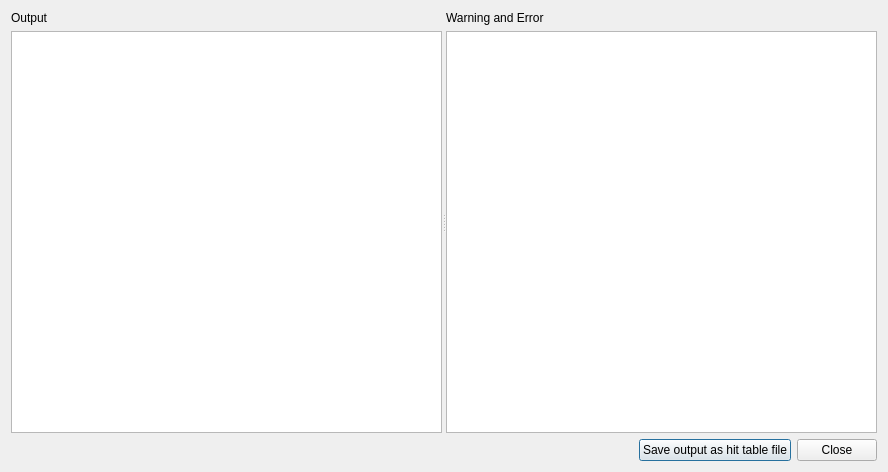
<?xml version="1.0" encoding="UTF-8"?>
<ui version="4.0">
 <class>BlastResultDialog</class>
 <widget class="QDialog" name="BlastResultDialog">
  <property name="windowModality">
   <enum>Qt::WindowModal</enum>
  </property>
  <property name="geometry">
   <rect>
    <x>0</x>
    <y>0</y>
    <width>888</width>
    <height>472</height>
   </rect>
  </property>
  <property name="windowTitle">
   <string>Blast Result and Error Message</string>
  </property>
  <layout class="QGridLayout" name="gridLayout_3">
   <item row="0" column="0" colspan="3">
    <widget class="QSplitter" name="splitter">
     <property name="orientation">
      <enum>Qt::Horizontal</enum>
     </property>
     <widget class="QWidget" name="layoutWidget">
      <layout class="QGridLayout" name="gridLayout">
       <item row="0" column="0">
        <widget class="QLabel" name="label">
         <property name="text">
          <string>Output</string>
         </property>
        </widget>
       </item>
       <item row="1" column="0">
        <widget class="QPlainTextEdit" name="plainTextEdit_stdout">
         <property name="lineWrapMode">
          <enum>QPlainTextEdit::NoWrap</enum>
         </property>
        </widget>
       </item>
      </layout>
     </widget>
     <widget class="QWidget" name="layoutWidget">
      <layout class="QGridLayout" name="gridLayout_2">
       <item row="0" column="0">
        <widget class="QLabel" name="label_2">
         <property name="text">
          <string>Warning and Error</string>
         </property>
        </widget>
       </item>
       <item row="1" column="0">
        <widget class="QPlainTextEdit" name="plainTextEdit_stderr">
         <property name="enabled">
          <bool>true</bool>
         </property>
         <property name="readOnly">
          <bool>true</bool>
         </property>
        </widget>
       </item>
      </layout>
     </widget>
    </widget>
   </item>
   <item row="1" column="0">
    <spacer name="horizontalSpacer">
     <property name="orientation">
      <enum>Qt::Horizontal</enum>
     </property>
     <property name="sizeHint" stdset="0">
      <size>
       <width>556</width>
       <height>20</height>
      </size>
     </property>
    </spacer>
   </item>
   <item row="1" column="1">
    <widget class="QPushButton" name="pushButton">
     <property name="text">
      <string>Save output as hit table file</string>
     </property>
    </widget>
   </item>
   <item row="1" column="2">
    <widget class="QDialogButtonBox" name="buttonBox">
     <property name="sizePolicy">
      <sizepolicy hsizetype="Fixed" vsizetype="Fixed">
       <horstretch>0</horstretch>
       <verstretch>0</verstretch>
      </sizepolicy>
     </property>
     <property name="orientation">
      <enum>Qt::Horizontal</enum>
     </property>
     <property name="standardButtons">
      <set>QDialogButtonBox::Close</set>
     </property>
    </widget>
   </item>
  </layout>
 </widget>
 <resources/>
 <connections>
  <connection>
   <sender>buttonBox</sender>
   <signal>accepted()</signal>
   <receiver>BlastResultDialog</receiver>
   <slot>accept()</slot>
   <hints>
    <hint type="sourcelabel">
     <x>248</x>
     <y>254</y>
    </hint>
    <hint type="destinationlabel">
     <x>157</x>
     <y>274</y>
    </hint>
   </hints>
  </connection>
  <connection>
   <sender>buttonBox</sender>
   <signal>rejected()</signal>
   <receiver>BlastResultDialog</receiver>
   <slot>reject()</slot>
   <hints>
    <hint type="sourcelabel">
     <x>316</x>
     <y>260</y>
    </hint>
    <hint type="destinationlabel">
     <x>286</x>
     <y>274</y>
    </hint>
   </hints>
  </connection>
 </connections>
</ui>
